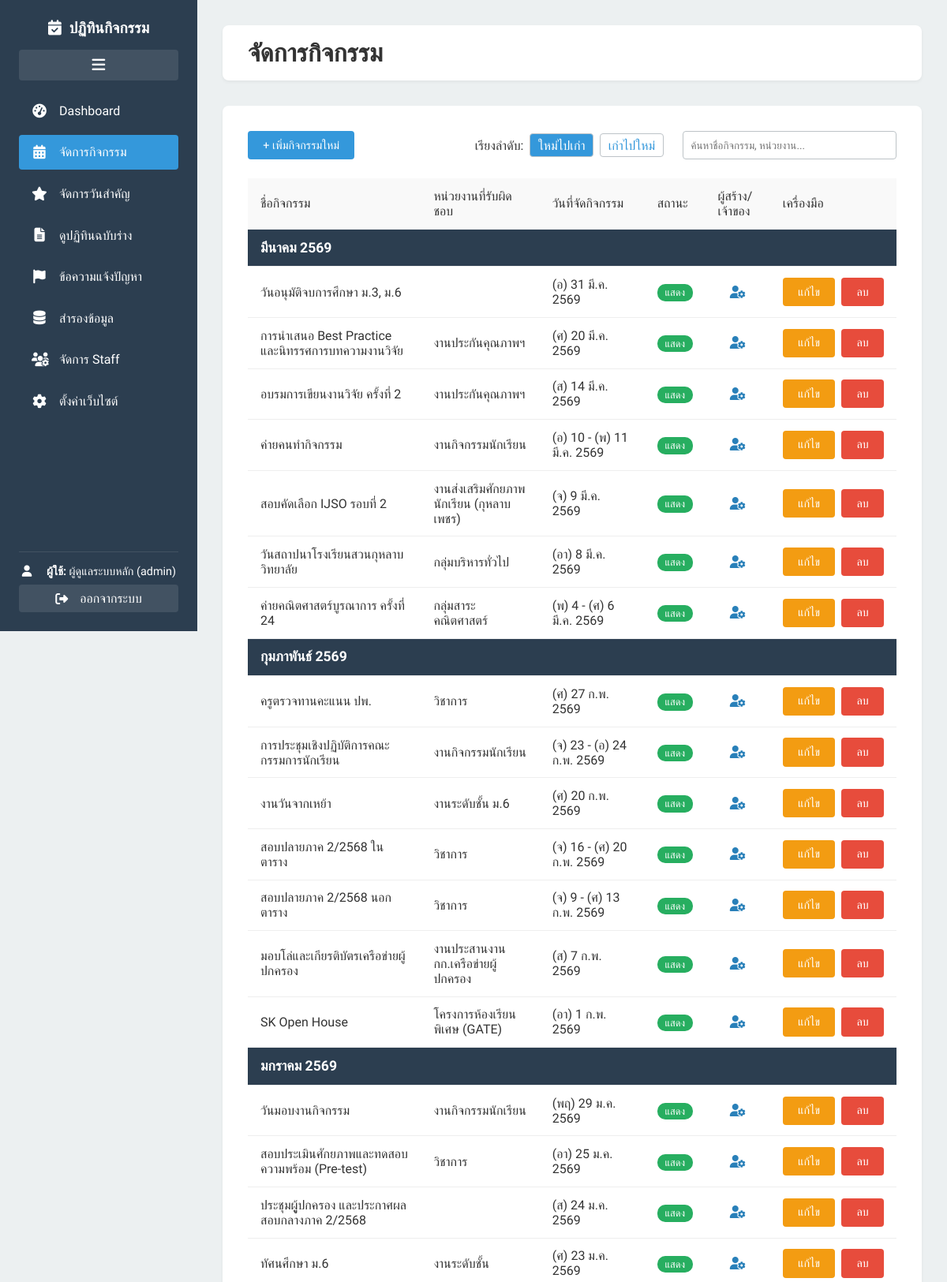
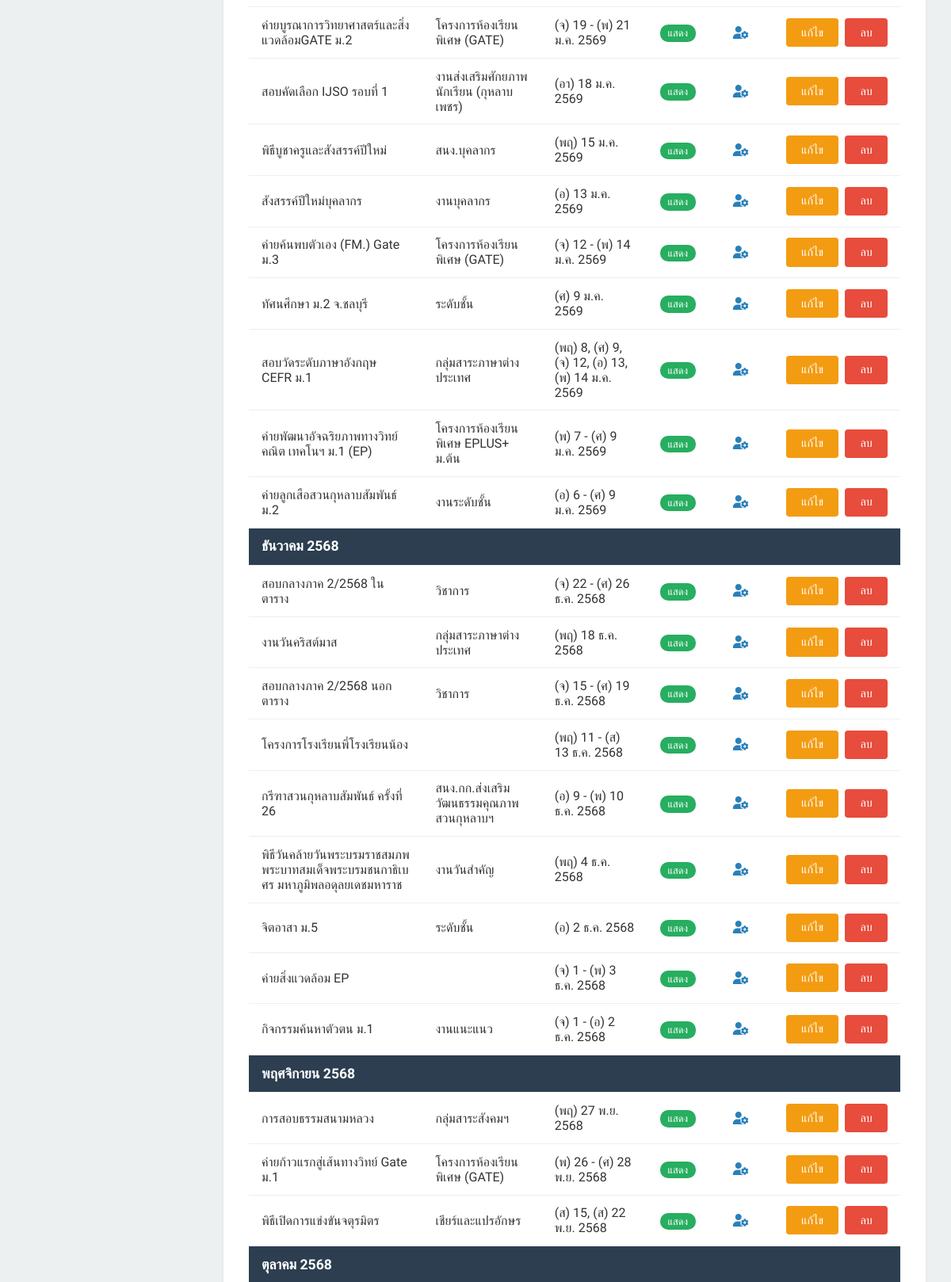
/admin/events.php (signed in, upper part), run on the app's committed database (2 pictures, top to bottom).
### tables this page shows
CREATE TABLE `events` (
  `id` int(11) NOT NULL,
  `event_name` varchar(255) NOT NULL,
  `responsible_unit` varchar(255) NOT NULL,
  `notes` text DEFAULT NULL,
  `is_hidden` tinyint(1) NOT NULL DEFAULT 0,
  `created_at` timestamp NOT NULL DEFAULT current_timestamp(),
  `updated_at` timestamp NOT NULL DEFAULT current_timestamp() ON UPDATE current_timestamp(),
  `created_by_user_id` int(11) DEFAULT NULL
);

CREATE TABLE `users` (
  `id` int(11) NOT NULL,
  `username` varchar(100) NOT NULL,
  `password` varchar(255) NOT NULL,
  `real_name` varchar(255) NOT NULL,
  `role` enum('admin','staff') NOT NULL DEFAULT 'staff',
  `is_active` tinyint(1) NOT NULL DEFAULT 1,
  `permission_end_date` date DEFAULT NULL,
  `permission_start_date` date DEFAULT NULL
);

### admin/session_check.php (called while the page is built, shortened)
<?php
if (!function_exists('is_admin')) {
    function is_admin() {
        return isset($_SESSION['user_role']) && $_SESSION['user_role'] === 'admin';
    }
}

### admin/events.php (the view, shortened to what this page needs)
<?php
require_once 'partials/header.php';
require_once '../config.php';
$sort_order = isset($_GET['sort']) && $_GET['sort'] === 'asc' ? 'ASC' : 'DESC';
$sort_param = $sort_order === 'ASC' ? 'asc' : 'desc';
function format_event_dates($dates_str) {
    $dates = explode(',', $dates_str);
    sort($dates);
    $date_objects = array_map(fn($d) => new DateTime($d), $dates);
    $thai_day_short = ['อา', 'จ', 'อ', 'พ', 'พฤ', 'ศ', 'ส'];
    $thai_month_short = [1=>'ม.ค.', 2=>'ก.พ.', 3=>'มี.ค.', 4=>'เม.ย.', 5=>'พ.ค.', 6=>'มิ.ย.', 7=>'ก.ค.', 8=>'ส.ค.', 9=>'ก.ย.', 10=>'ต.ค.', 11=>'พ.ย.', 12=>'ธ.ค.'];
    if (count($date_objects) == 1) {
        $date = $date_objects[0];
        $day_name = $thai_day_short[$date->format('w')];
        return "({$day_name}) " . $date->format('j') . ' ' . $thai_month_short[(int)$date->format('n')] . ' ' . ($date->format('Y') + 543);
    }
    $is_continuous = true;
    for ($i = 0; $i < count($date_objects) - 1; $i++) {
        if ($date_objects[$i+1]->diff($date_objects[$i])->days != 1) {
            $is_continuous = false;
            break;
        }
    }
    if ($is_continuous) {
        $start_date = $date_objects[0];
        $end_date = end($date_objects);
        $start_day_name = $thai_day_short[$start_date->format('w')];
        $end_day_name = $thai_day_short[$end_date->format('w')];
        return "({$start_day_name}) " . $start_date->format('j') . " - ({$end_day_name}) " . $end_date->format('j') . ' ' . $thai_month_short[(int)$end_date->format('n')] . ' ' . ($end_date->format('Y') + 543);
    } else {
        $output = [];
        foreach ($date_objects as $date) {
            $day_name = $thai_day_short[$date->format('w')];
            $output[] = "({$day_name}) " . $date->format('j');
        }
        $last_date = end($date_objects);
        return implode(', ', $output) . ' ' . $thai_month_short[(int)$last_date->format('n')] . ' ' . ($last_date->format('Y') + 543);
    }
}
try {
    $sql = "
        SELECT
            e.*,
            creator.role as creator_role,
            IFNULL(creator.real_name, 'ผู้ใช้ที่ถูกลบ') as creator_name,
            (SELECT GROUP_CONCAT(u.real_name SEPARATOR ', ')
             FROM event_owners eo
             JOIN users u ON eo.user_id = u.id
             WHERE eo.event_id = e.id AND eo.user_id != e.created_by_user_id
            ) as co_owner_names,
            (SELECT COUNT(*) FROM event_owners WHERE event_id = e.id) as owner_count,
            GROUP_CONCAT(ed.activity_date ORDER BY ed.activity_date) as all_dates,
            MIN(ed.activity_date) as first_date
        FROM events e
        LEFT JOIN event_dates ed ON e.id = ed.event_id
        LEFT JOIN users creator ON e.created_by_user_id = creator.id
        WHERE " . (is_admin() ? "1" : "e.id IN (SELECT event_id FROM event_owners WHERE user_id = ?)") . "
        GROUP BY e.id
        HAVING first_date IS NOT NULL
        ORDER BY first_date {$sort_order}
    ";
    $params = [];
    $stmt = $pdo->prepare($sql);
    $stmt->execute($params);
    $events = $stmt->fetchAll(PDO::FETCH_ASSOC);
    $grouped_events = [];
    $thai_month_full = [1=>'มกราคม', 2=>'กุมภาพันธ์', 3=>'มีนาคม', 4=>'เมษายน', 5=>'พฤษภาคม', 6=>'มิถุนายน', 7=>'กรกฎาคม', 8=>'สิงหาคม', 9=>'กันยายน', 10=>'ตุลาคม', 11=>'พฤศจิกายน', 12=>'ธันวาคม'];
    foreach ($events as $event) {
        $date = new DateTime($event['first_date']);
        $month_key = $date->format('Y-m');
        $month_label = $thai_month_full[(int)$date->format('n')] . ' ' . ($date->format('Y') + 543);
        if (!isset($grouped_events[$month_key])) {
            $grouped_events[$month_key] = ['label' => $month_label, 'events' => []];
        }
        $grouped_events[$month_key]['events'][] = $event;
    }
} catch (PDOException $e) {
    $grouped_events = [];
    echo "<p class='alert alert-danger'>Could not fetch events from the database: " . $e->getMessage() . "</p>";
}
?>
<div class="toolbar-grid">
    <a href="event_form.php" class="button"> + เพิ่มกิจกรรมใหม่</a>
    <div class="search-sort-container">
        <div class="sort-controls">
            <span>เรียงลำดับ:</span>
            <a href="?sort=desc" class="<?php echo $sort_param === 'desc' ? 'active' : ''; ?>">ใหม่ไปเก่า</a>
            <a href="?sort=asc" class="<?php echo $sort_param === 'asc' ? 'active' : ''; ?>">เก่าไปใหม่</a>
        </div>
        <input type="text" id="searchInput" placeholder="ค้นหาชื่อกิจกรรม, หน่วยงาน...">
    </div>
</div>
<div class="table-container">
    <table class="data-table" id="eventsTable">
        <thead>
            <tr>
                <th>ชื่อกิจกรรม</th>
                <th>หน่วยงานที่รับผิดชอบ</th>
                <th>วันที่จัดกิจกรรม</th>
                <th>สถานะ</th>
                <th>ผู้สร้าง/เจ้าของ</th>
                <th>เครื่องมือ</th>
            </tr>
        </thead>
        <tbody>
            <?php if (empty($grouped_events)): ?>
                <tr>
                    <td colspan="6" style="text-align:center;">ยังไม่มีข้อมูลกิจกรรม...</td>
                </tr>
            <?php else: ?>
                <?php foreach ($grouped_events as $group): ?>
                    <tr class="month-header">
                        <td colspan="6"><?php echo $group['label']; ?></td>
                    </tr>
                    <?php foreach ($group['events'] as $event): ?>
                        <tr class="event-row">
                            <td data-label="ชื่อกิจกรรม"><?php echo htmlspecialchars($event['event_name']); ?></td>
                            <td data-label="หน่วยงาน"><?php echo htmlspecialchars($event['responsible_unit']); ?></td>
                            <td data-label="วันที่"><?php echo format_event_dates($event['all_dates']); ?></td>
                            <td data-label="สถานะ">
                                <a href="toggle_event_status.php?id=<?php echo $event['id']; ?>" class="status-badge <?php echo $event['is_hidden'] ? 'status-hidden' : 'status-visible'; ?>">
                                    <?php echo $event['is_hidden'] ? 'ซ่อน' : 'แสดง'; ?>
                                </a>
                            </td>
                            <?php
                                $creator_role = $event['creator_role'];
                                $icon_class = 'fas fa-user';
                                $color_class = 'creator-staff';
                                if ($creator_role === 'admin') {
                                    $icon_class = 'fas fa-user-gear';
                                    $color_class = 'creator-admin';
                                }
                            ?>
                            <td data-label="ผู้สร้าง/เจ้าของ" style="text-align: center;">
                                <span class="creator-tooltip <?php echo $color_class; ?>">
                                    <i class="<?php echo $icon_class; ?>"></i>
                                </span>
                            </td>
                            <td data-label="เครื่องมือ">
                                <div class="action-buttons">
                                    <a href="event_form.php?id=<?php echo $event['id']; ?>" class="button button-edit">แก้ไข</a>
                                    <a href="delete_event.php?id=<?php echo $event['id']; ?>" class="button button-danger" onclick="return confirm('คุณแน่ใจหรือไม่ว่าจะลบกิจกรรมนี้? การกระทำนี้ไม่สามารถย้อนกลับได้');">ลบ</a>
                                </div>
                            </td>
                        </tr>
                    <?php endforeach; ?>
                <?php endforeach; ?>
            <?php endif; ?>
        </tbody>
    </table>
</div>
<?php
require_once 'partials/footer.php';
?>

### admin/assets/admin_style.css (style rules this page uses)
:root { --primary-color: #3498db; --secondary-color: #2c3e50; --danger-color: #e74c3c; --light-grey: #ecf0f1; --border-color: #bdc3c7; --success-color: #27ae60; }
body { font-family: 'Sarabun', sans-serif; margin: 0; background-color: var(--light-grey); color: #333; }
button, input, select, textarea { font-family: 'Sarabun', sans-serif; }
.button { background-color: var(--primary-color); color: #fff; text-decoration: none; padding: 0.6rem 1.2rem; border-radius: 4px; border: none; cursor: pointer; font-size: 0.9rem; transition: opacity 0.2s ease; display: inline-block; }
.button-danger { background-color: var(--danger-color); }
.button-edit { background-color: #f39c12; }
.toolbar-grid { display: flex; justify-content: space-between; align-items: center; flex-wrap: wrap; gap: 1rem; margin-bottom: 1.5rem; }
.search-sort-container { display: flex; align-items: center; gap: 1.5rem; flex-wrap: wrap; }
.sort-controls { display: flex; align-items: center; gap: 0.5rem; }
.sort-controls span { font-weight: 500; }
.sort-controls a { text-decoration: none; color: var(--primary-color); padding: 0.3rem 0.6rem; border: 1px solid var(--border-color); border-radius: 4px; }
.sort-controls a.active { background-color: var(--primary-color); color: #fff; }
#searchInput, #holidaySearchInput, #staffSearchInput { padding: 0.6rem; border: 1px solid var(--border-color); border-radius: 4px; min-width: 250px; }
.table-container { overflow-x: auto; }
.data-table { width: 100%; border-collapse: collapse; }
.data-table th, .data-table td { padding: 0.8rem 1rem; text-align: left; border-bottom: 1px solid #eee; vertical-align: middle; }
.data-table th { background-color: #f9f9f9; font-weight: 500; }
.action-buttons { display: flex; gap: 0.5rem; align-items: center; }
.status-badge { padding: 0.2rem 0.6rem; border-radius: 10px; color: #fff; font-size: 0.8rem; text-decoration: none; white-space: nowrap; }
.status-visible, .status-active { background-color: var(--success-color); }
.month-header td { background-color: var(--secondary-color); color: #fff; font-weight: 700; font-size: 1.1rem; padding: 0.8rem 1rem; }
.creator-tooltip { position: relative; cursor: pointer; }
.creator-admin { color: #2980b9; }

### data on the page
events: event_name "วันอนุมัติจบการศึกษา ม.3, ม.6", all_dates "(อ) 31 มี.ค. 2569", is_hidden "แสดง"
events: event_name "การนำเสนอ Best Practice และนิทรรศการบทความงานวิจัย", responsible_unit "งานประกันคุณภาพฯ", all_dates "(ศ) 20 มี.ค. 2569", is_hidden "แสดง"
events: event_name "อบรมการเขียนงานวิจัย ครั้งที่ 2", responsible_unit "งานประกันคุณภาพฯ", all_dates "(ส) 14 มี.ค. 2569", is_hidden "แสดง"
events: event_name "ค่ายคนทำกิจกรรม", responsible_unit "งานกิจกรรมนักเรียน", all_dates "(อ) 10 - (พ) 11 มี.ค. 2569", is_hidden "แสดง"
events: event_name "สอบคัดเลือก IJSO รอบที่ 2", responsible_unit "งานส่งเสริมศักยภาพนักเรียน (กุหลาบเพชร)", all_dates "(จ) 9 มี.ค. 2569", is_hidden "แสดง"
events: event_name "วันสถาปนาโรงเรียนสวนกุหลาบวิทยาลัย", responsible_unit "กลุ่มบริหารทั่วไป", all_dates "(อา) 8 มี.ค. 2569", is_hidden "แสดง"
events: event_name "ค่ายคณิตศาสตร์บูรณาการ ครั้งที่ 24", responsible_unit "กลุ่มสาระคณิตศาสตร์", all_dates "(พ) 4 - (ศ) 6 มี.ค. 2569", is_hidden "แสดง"
events: event_name "ครูตรวจทานคะแนน ปพ.", responsible_unit "วิชาการ", all_dates "(ศ) 27 ก.พ. 2569", is_hidden "แสดง"
events: event_name "การประชุมเชิงปฏิบัติการคณะกรรมการนักเรียน", responsible_unit "งานกิจกรรมนักเรียน", all_dates "(จ) 23 - (อ) 24 ก.พ. 2569", is_hidden "แสดง"
events: event_name "งานวันจากเหย้า", responsible_unit "งานระดับชั้น ม.6", all_dates "(ศ) 20 ก.พ. 2569", is_hidden "แสดง"
events: event_name "สอบปลายภาค 2/2568 ในตาราง", responsible_unit "วิชาการ", all_dates "(จ) 16 - (ศ) 20 ก.พ. 2569", is_hidden "แสดง"
events: event_name "สอบปลายภาค 2/2568 นอกตาราง", responsible_unit "วิชาการ", all_dates "(จ) 9 - (ศ) 13 ก.พ. 2569", is_hidden "แสดง"
events: event_name "มอบโล่และเกียรติบัตรเครือข่ายผู้ปกครอง", responsible_unit "งานประสานงาน กก.เครือข่ายผู้ปกครอง", all_dates "(ส) 7 ก.พ. 2569", is_hidden "แสดง"
events: event_name "SK Open House", responsible_unit "โครงการห้องเรียนพิเศษ (GATE)", all_dates "(อา) 1 ก.พ. 2569", is_hidden "แสดง"
events: event_name "วันมอบงานกิจกรรม", responsible_unit "งานกิจกรรมนักเรียน", all_dates "(พฤ) 29 ม.ค. 2569", is_hidden "แสดง"
events: event_name "สอบประเมินศักยภาพและทดสอบความพร้อม (Pre-test)", responsible_unit "วิชาการ", all_dates "(อา) 25 ม.ค. 2569", is_hidden "แสดง"
events: event_name "ประชุมผูู้ปกครอง และประกาศผลสอบกลางภาค 2/2568", all_dates "(ส) 24 ม.ค. 2569", is_hidden "แสดง"
events: event_name "ทัศนศึกษา ม.6", responsible_unit "งานระดับชั้น", all_dates "(ศ) 23 ม.ค. 2569", is_hidden "แสดง"
events: event_name "ค่ายบูรณาการวิทยาศาสตร์และสิ่งแวดล้อมGATE ม.2", responsible_unit "โครงการห้องเรียนพิเศษ (GATE)", all_dates "(จ) 19 - (พ) 21 ม.ค. 2569", is_hidden "แสดง"
events: event_name "สอบคัดเลือก IJSO รอบที่ 1", responsible_unit "งานส่งเสริมศักยภาพนักเรียน (กุหลาบเพชร)", all_dates "(อา) 18 ม.ค. 2569", is_hidden "แสดง"
events: event_name "พิธีบูชาครูและสังสรรค์ปีใหม่", responsible_unit "สนง.บุคลากร", all_dates "(พฤ) 15 ม.ค. 2569", is_hidden "แสดง"
events: event_name "สังสรรค์ปีใหม่บุคลากร", responsible_unit "งานบุคลากร", all_dates "(อ) 13 ม.ค. 2569", is_hidden "แสดง"
events: event_name "ค่ายค้นพบตัวเอง (FM.) Gate ม.3", responsible_unit "โครงการห้องเรียนพิเศษ (GATE)", all_dates "(จ) 12 - (พ) 14 ม.ค. 2569", is_hidden "แสดง"
events: event_name "ทัศนศึกษา ม.2 จ.ชลบุรี", responsible_unit "ระดับชั้น", all_dates "(ศ) 9 ม.ค. 2569", is_hidden "แสดง"
events: event_name "สอบวัดระดับภาษาอังกฤษ CEFR ม.1", responsible_unit "กลุ่มสาระภาษาต่างประเทศ", all_dates "(พฤ) 8, (ศ) 9, (จ) 12, (อ) 13, (พ) 14 ม.ค. 2569", is_hidden "แสดง"
events: event_name "ค่ายพัฒนาอัจฉริยภาพทางวิทย์ คณิต เทคโนฯ ม.1 (EP)", responsible_unit "โครงการห้องเรียนพิเศษ EPLUS+ ม.ต้น", all_dates "(พ) 7 - (ศ) 9 ม.ค. 2569", is_hidden "แสดง"
events: event_name "ค่ายลูกเสือสวนกุหลาบสัมพันธ์ ม.2", responsible_unit "งานระดับชั้น", all_dates "(อ) 6 - (ศ) 9 ม.ค. 2569", is_hidden "แสดง"
events: event_name "สอบกลางภาค 2/2568 ในตาราง", responsible_unit "วิชาการ", all_dates "(จ) 22 - (ศ) 26 ธ.ค. 2568", is_hidden "แสดง"
events: event_name "งานวันคริสต์มาส", responsible_unit "กลุ่มสาระภาษาต่างประเทศ", all_dates "(พฤ) 18 ธ.ค. 2568", is_hidden "แสดง"
events: event_name "สอบกลางภาค 2/2568 นอกตาราง", responsible_unit "วิชาการ", all_dates "(จ) 15 - (ศ) 19 ธ.ค. 2568", is_hidden "แสดง"
events: event_name "โครงการโรงเรียนพี่โรงเรียนน้อง", all_dates "(พฤ) 11 - (ส) 13 ธ.ค. 2568", is_hidden "แสดง"
events: event_name "กรีฑาสวนกุหลาบสัมพันธ์ ครั้งที่ 26", responsible_unit "สนง.กก.ส่งเสริมวัฒนธรรมคุณภาพสวนกุหลาบฯ", all_dates "(อ) 9 - (พ) 10 ธ.ค. 2568", is_hidden "แสดง"
events: event_name "พิธีวันคล้ายวันพระบรมราชสมภพพระบาทสมเด็จพระบรมชนกาธิเบศร มหาภูมิพลอดุลยเดชมหาราช", responsible_unit "งานวันสำคัญ", all_dates "(พฤ) 4 ธ.ค. 2568", is_hidden "แสดง"
events: event_name "จิตอาสา ม.5", responsible_unit "ระดับชั้น", all_dates "(อ) 2 ธ.ค. 2568", is_hidden "แสดง"
events: event_name "ค่ายสิ่งแวดล้อม EP", all_dates "(จ) 1 - (พ) 3 ธ.ค. 2568", is_hidden "แสดง"
events: event_name "กิจกรรมค้นหาตัวตน ม.1", responsible_unit "งานแนะแนว", all_dates "(จ) 1 - (อ) 2 ธ.ค. 2568", is_hidden "แสดง"
events: event_name "การสอบธรรมสนามหลวง", responsible_unit "กลุ่มสาระสังคมฯ", all_dates "(พฤ) 27 พ.ย. 2568", is_hidden "แสดง"
events: event_name "ค่ายก้าวแรกสู่เส้นทางวิทย์ Gate ม.1", responsible_unit "โครงการห้องเรียนพิเศษ (GATE)", all_dates "(พ) 26 - (ศ) 28 พ.ย. 2568", is_hidden "แสดง"
events: event_name "พิธีเปิดการแข่งขันจตุรมิตร", responsible_unit "เชียร์และแปรอักษร", all_dates "(ส) 15, (ส) 22 พ.ย. 2568", is_hidden "แสดง"

### other printed values
$_SESSION['user_real_name'] "ผู้ดูแลระบบหลัก"
$_SESSION['user_role'] "admin"
$page_title "จัดการกิจกรรม"
$group['label'] "มีนาคม 2569"
$group['label'] "กุมภาพันธ์ 2569"
$group['label'] "มกราคม 2569"
$group['label'] "ธันวาคม 2568"
$group['label'] "พฤศจิกายน 2568"
$group['label'] "ตุลาคม 2568"
